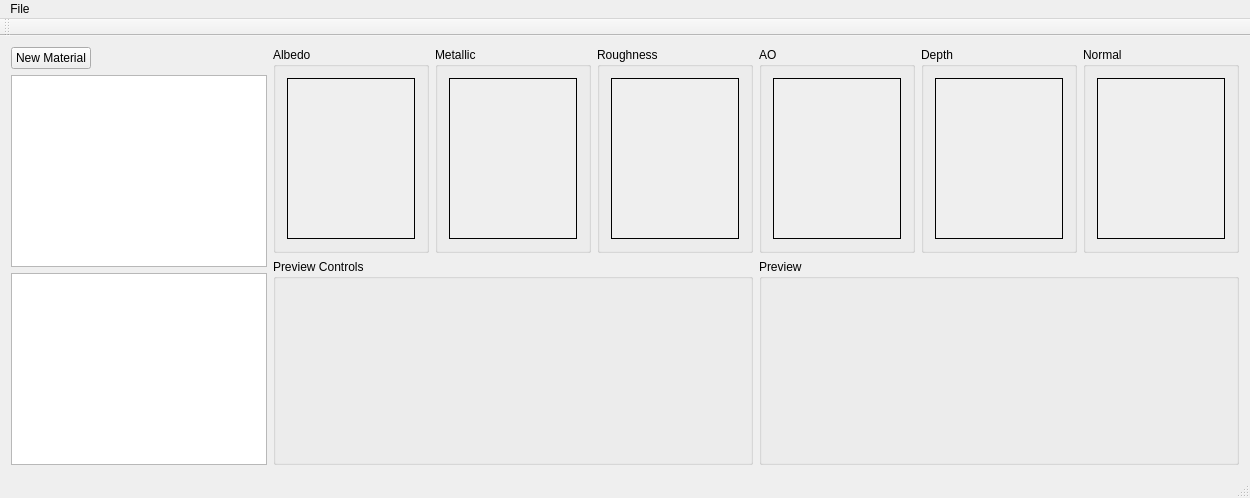
<?xml version="1.0" encoding="UTF-8"?>
<ui version="4.0">
 <class>MainWindow</class>
 <widget class="QMainWindow" name="MainWindow">
  <property name="windowTitle">
   <string>MainWindow</string>
  </property>
  <widget class="QWidget" name="centralWidget">
   <property name="sizePolicy">
    <sizepolicy hsizetype="Preferred" vsizetype="Preferred">
     <horstretch>0</horstretch>
     <verstretch>0</verstretch>
    </sizepolicy>
   </property>
   <layout class="QHBoxLayout" name="horizontalLayout" stretch="0,1">
    <item>
     <layout class="QVBoxLayout" name="verticalLayout_2">
      <item>
       <widget class="QPushButton" name="newMatButton">
        <property name="sizePolicy">
         <sizepolicy hsizetype="Fixed" vsizetype="Fixed">
          <horstretch>0</horstretch>
          <verstretch>0</verstretch>
         </sizepolicy>
        </property>
        <property name="text">
         <string>New Material</string>
        </property>
       </widget>
      </item>
      <item>
       <widget class="QListView" name="listView"/>
      </item>
      <item>
       <widget class="QTreeView" name="dirHierarchy">
        <property name="dragEnabled">
         <bool>true</bool>
        </property>
        <property name="dragDropMode">
         <enum>QAbstractItemView::DragOnly</enum>
        </property>
        <property name="animated">
         <bool>true</bool>
        </property>
       </widget>
      </item>
     </layout>
    </item>
    <item>
     <layout class="QVBoxLayout" name="verticalLayout_4">
      <item>
       <layout class="QHBoxLayout" name="horizontalLayout_2">
        <item>
         <widget class="QGroupBox" name="groupBox_3">
          <property name="title">
           <string>Albedo</string>
          </property>
          <layout class="QVBoxLayout" name="verticalLayout_5">
           <item>
            <widget class="DropLabel" name="albedoImage">
             <property name="sizePolicy">
              <sizepolicy hsizetype="Preferred" vsizetype="Preferred">
               <horstretch>0</horstretch>
               <verstretch>0</verstretch>
              </sizepolicy>
             </property>
             <property name="minimumSize">
              <size>
               <width>128</width>
               <height>128</height>
              </size>
             </property>
             <property name="autoFillBackground">
              <bool>true</bool>
             </property>
             <property name="frameShape">
              <enum>QFrame::Box</enum>
             </property>
             <property name="text">
              <string/>
             </property>
             <property name="scaledContents">
              <bool>false</bool>
             </property>
            </widget>
           </item>
          </layout>
         </widget>
        </item>
        <item>
         <widget class="QGroupBox" name="groupBox_4">
          <property name="title">
           <string>Metallic</string>
          </property>
          <layout class="QVBoxLayout" name="verticalLayout_6">
           <item>
            <widget class="DropLabel" name="metallicImage">
             <property name="sizePolicy">
              <sizepolicy hsizetype="Preferred" vsizetype="Preferred">
               <horstretch>0</horstretch>
               <verstretch>0</verstretch>
              </sizepolicy>
             </property>
             <property name="minimumSize">
              <size>
               <width>128</width>
               <height>128</height>
              </size>
             </property>
             <property name="autoFillBackground">
              <bool>true</bool>
             </property>
             <property name="frameShape">
              <enum>QFrame::Box</enum>
             </property>
             <property name="text">
              <string/>
             </property>
            </widget>
           </item>
          </layout>
         </widget>
        </item>
        <item>
         <widget class="QGroupBox" name="groupBox_5">
          <property name="title">
           <string>Roughness</string>
          </property>
          <layout class="QVBoxLayout" name="verticalLayout_7">
           <item>
            <widget class="DropLabel" name="roughnessImage">
             <property name="sizePolicy">
              <sizepolicy hsizetype="Preferred" vsizetype="Preferred">
               <horstretch>0</horstretch>
               <verstretch>0</verstretch>
              </sizepolicy>
             </property>
             <property name="minimumSize">
              <size>
               <width>128</width>
               <height>128</height>
              </size>
             </property>
             <property name="autoFillBackground">
              <bool>true</bool>
             </property>
             <property name="frameShape">
              <enum>QFrame::Box</enum>
             </property>
             <property name="text">
              <string/>
             </property>
            </widget>
           </item>
          </layout>
         </widget>
        </item>
        <item>
         <widget class="QGroupBox" name="groupBox_6">
          <property name="title">
           <string>AO</string>
          </property>
          <layout class="QVBoxLayout" name="verticalLayout_8">
           <item>
            <widget class="DropLabel" name="aoImage">
             <property name="sizePolicy">
              <sizepolicy hsizetype="Preferred" vsizetype="Preferred">
               <horstretch>0</horstretch>
               <verstretch>0</verstretch>
              </sizepolicy>
             </property>
             <property name="minimumSize">
              <size>
               <width>128</width>
               <height>128</height>
              </size>
             </property>
             <property name="autoFillBackground">
              <bool>true</bool>
             </property>
             <property name="frameShape">
              <enum>QFrame::Box</enum>
             </property>
             <property name="text">
              <string/>
             </property>
            </widget>
           </item>
          </layout>
         </widget>
        </item>
        <item>
         <widget class="QGroupBox" name="groupBox_7">
          <property name="title">
           <string>Depth</string>
          </property>
          <layout class="QVBoxLayout" name="verticalLayout_9">
           <item>
            <widget class="DropLabel" name="depthImage">
             <property name="sizePolicy">
              <sizepolicy hsizetype="Preferred" vsizetype="Preferred">
               <horstretch>0</horstretch>
               <verstretch>0</verstretch>
              </sizepolicy>
             </property>
             <property name="minimumSize">
              <size>
               <width>128</width>
               <height>128</height>
              </size>
             </property>
             <property name="autoFillBackground">
              <bool>true</bool>
             </property>
             <property name="frameShape">
              <enum>QFrame::Box</enum>
             </property>
             <property name="text">
              <string/>
             </property>
            </widget>
           </item>
          </layout>
         </widget>
        </item>
        <item>
         <widget class="QGroupBox" name="groupBox_8">
          <property name="title">
           <string>Normal</string>
          </property>
          <layout class="QVBoxLayout" name="verticalLayout_10">
           <item>
            <widget class="DropLabel" name="normalImage">
             <property name="sizePolicy">
              <sizepolicy hsizetype="Preferred" vsizetype="Preferred">
               <horstretch>0</horstretch>
               <verstretch>0</verstretch>
              </sizepolicy>
             </property>
             <property name="minimumSize">
              <size>
               <width>128</width>
               <height>128</height>
              </size>
             </property>
             <property name="autoFillBackground">
              <bool>true</bool>
             </property>
             <property name="frameShape">
              <enum>QFrame::Box</enum>
             </property>
             <property name="text">
              <string/>
             </property>
            </widget>
           </item>
          </layout>
         </widget>
        </item>
       </layout>
      </item>
      <item>
       <layout class="QHBoxLayout" name="horizontalLayout_3">
        <item>
         <widget class="QGroupBox" name="groupBox">
          <property name="title">
           <string>Preview Controls</string>
          </property>
         </widget>
        </item>
        <item>
         <widget class="QGroupBox" name="groupBox_2">
          <property name="title">
           <string>Preview</string>
          </property>
         </widget>
        </item>
       </layout>
      </item>
     </layout>
    </item>
   </layout>
  </widget>
  <widget class="QMenuBar" name="menuBar">
   <property name="geometry">
    <rect>
     <x>0</x>
     <y>0</y>
     <width>1232</width>
     <height>22</height>
    </rect>
   </property>
   <widget class="QMenu" name="menuWCore_Material_Editor">
    <property name="title">
     <string>File</string>
    </property>
    <addaction name="actionNew_texture"/>
    <addaction name="separator"/>
    <addaction name="actionExit"/>
   </widget>
   <addaction name="menuWCore_Material_Editor"/>
  </widget>
  <widget class="QToolBar" name="mainToolBar">
   <attribute name="toolBarArea">
    <enum>TopToolBarArea</enum>
   </attribute>
   <attribute name="toolBarBreak">
    <bool>false</bool>
   </attribute>
  </widget>
  <widget class="QStatusBar" name="statusBar"/>
  <action name="actionNew_texture">
   <property name="text">
    <string>New texture</string>
   </property>
  </action>
  <action name="actionExit">
   <property name="text">
    <string>Exit</string>
   </property>
  </action>
 </widget>
 <layoutdefault spacing="6" margin="11"/>
 <customwidgets>
  <customwidget>
   <class>DropLabel</class>
   <extends>QLabel</extends>
   <header>droplabel.h</header>
  </customwidget>
 </customwidgets>
 <resources/>
 <connections/>
</ui>
